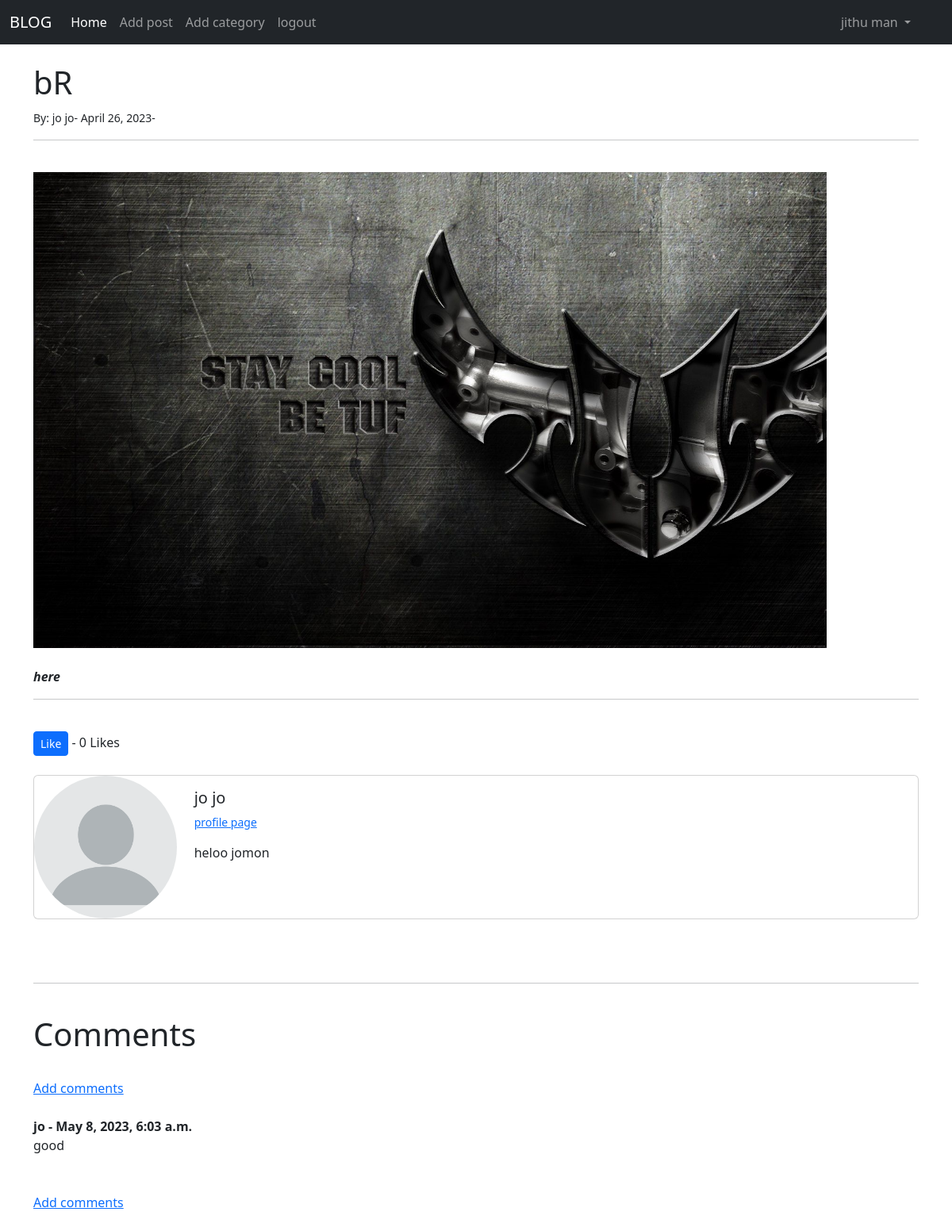
Screenshot of /blogapp/article/9 (signed in) with the database file from the repository.
### blogapp/models.py (models this page shows, shortened)
class post(models.Model):
    title = models.CharField(max_length=200)
    header_image = models.ImageField(null=True,blank=True,upload_to="images/")
    title_tag= models.CharField(max_length=200, default="blog!")
    author = models.ForeignKey(User,on_delete=models.CASCADE)
    body = RichTextField(blank=True,null=True)
    post_date = models.DateField(auto_now_add=True)
    category = models.CharField(max_length=200,default='coding')
    snippet = models.CharField(max_length=200)
    likes = models.ManyToManyField(User,related_name='blog_posts')
    def total_likes(self):
        return self.likes.count()

class Profile(models.Model):
    user = models.OneToOneField(User, null=True, on_delete=models.CASCADE)
    bio = models.TextField(null=True)
    profile_pic = models.ImageField(null=True,blank=True,upload_to="images/profile/")
    title = models.CharField(max_length=200,null=True,blank=True)
    website_url = models.CharField(max_length=200,null=True,blank=True)
    facebook_url = models.CharField(max_length=200,null=True,blank=True)
    twitter_url = models.CharField(max_length=200,null=True,blank=True)
    instagram_url = models.CharField(max_length=200,null=True,blank=True)
    pinterest_url = models.CharField(max_length=200,null=True,blank=True)

class Comment(models.Model):
    post = models.ForeignKey(post, related_name="comments",on_delete=models.CASCADE)
    name = models.CharField(max_length=255)
    body = models.TextField()
    date_added = models.DateTimeField(auto_now_add=True)

### blogapp/views.py (the view)
# urls.py: path('article/<int:pk>',ArticleDetailView.as_view(), name="Article-details"),
class ArticleDetailView(DetailView):
    model = post
    template_name = 'article_details.html'
    def get_context_data(self, *args, **kwargs):
        context = super(ArticleDetailView, self).get_context_data(*args, **kwargs)
        stuff = get_object_or_404(post,  id=self.kwargs['pk'])
        total_likes = stuff.total_likes()
        liked = False
        if stuff.likes.filter(id=self.request.user.id).exists():
            liked=True
        context["total_likes"] = total_likes
        context["liked"] =liked
        return context

### blogapp/templates/article_details.html (shortened to what this page needs)
  {% extends 'base.html' %}
  {% load static %}
  {% block content %}
  <h1>{{ post.title }}</h1>
<small>By: {{ post.author.first_name }}
    {{ post.author.last_name }}-
    {{ post.post_date }}-
</small><br/>
<hr>
<br/>
  {% if post.header_image %}
  <img src="{{ post.header_image.url}}" height="600" width="1000">
  {% endif %}
  <br/><br/>
{{ post.body | safe }}
  <hr>
  <form action="{% url 'like_post' post.pk %}"
        method="POST">
   {% if user.is_authenticated %}
      {% if liked %}
      <button type="submit", name="post_id", value="{{ post.id }}",
              class="btn btn-danger btn-sm ">Unlike</button>
      {% else %}
      <button type="submit", name="post_id", value="{{ post.id }}",
              class="btn btn-primary btn-sm">Like</button>
      {% endif %}
       {% else %}
    <small> <a href="{% url 'login' %}">login</a> to like</small>
      {% endif %}
      - {{ total_likes }} Likes
  </form>
  <br/>
  <div class="card mb-3" >
  <div class="row g-0">
    <div class="col-md-2">
      {% if  post.author.profile.profile_pic %}
      <img src="{{ post.author.profile.profile_pic.url  }}" width=180 height=180 class="img-fluid rounded-circle" alt="...">
     {% else %}
        <img src="{% static 'theblog/images/blank-profile-picture-g0163c29a8_1280.png' %}" width=180 height=180 class="img-fluid rounded-circle" alt="...">
    {% endif %}
    </div>
    <div class="col-md-10">
      <div class="card-body">
        <h5 class="card-title">
            {{ post.author.first_name }}
            {{ post.author.last_name }}</h5>
          <p class="small text-muted">
              <a href="{% url 'show_profile_page' post.author.profile.id %}">profile page</a>
               </p>
        <p class="card-text"> {{ post.author.profile.bio }}</p>
      </div>
    </div>
  </div>
</div>
    <br/>
  <br/>
<hr>
  <br/>
  <h1> Comments </h1>
  <br/>
  {% if not post.comments.all %}
   No Comments yet... <a href="{% url 'add_comment' post.pk %}">Add comments</a>
  {% else %}
   <a href="{% url 'add_comment' post.pk %}">Add comments</a>
  <br/>
  <br/>
  {% for comment in post.comments.all %}
         <strong>{{ comment.name }} -
         {{ comment.date_added }}
         </strong>
  <br/>
  {{ comment.body }}
  <br/><br/>
   {% endfor %}
  <br/>
    <a href="{% url 'add_comment' post.pk %}">Add comments</a>
  {% endif %}
  <br/>
  <br/>
    {% endblock %}

### blogapp/templates/base.html (shortened to what this page needs)
<!doctype html>
<html lang="en">
  <head>
    <link href="https://cdn.jsdelivr.net/npm/bootstrap@5.3.0-alpha3/dist/css/bootstrap.min.css" rel="stylesheet">
  </head>
  <body>
  <nav class="navbar navbar-expand-lg navbar-dark bg-dark">
  <div class="container-fluid">
    <a class="navbar-brand" href="{% url 'home' %}">BLOG</a>
    <div class="collapse navbar-collapse" id="navbarSupportedContent">
      <ul class="navbar-nav me-auto mb-2 mb-lg-0">
          <li class="nav-item">
          <a class="nav-link active" aria-current="page" href="{% url 'home' %}">Home</a>
        </li>
        {% if user.is_authenticated %}
         <li class="nav-item">
          <a class="nav-link" href="{% url 'add_post' %}">Add post</a>
        </li>
         <li class="nav-item">
          <a class="nav-link" href="{% url 'add_category' %}">Add category</a>
        </li>
         <li class="nav-item">
          <a class="nav-link" href="{% url 'logout' %}">logout</a>
        </li>
        {% else %}
          <li class="nav-item">
          <a class="nav-link" href="{% url 'register' %}">register</a>
        </li>
        <li class="nav-item">
          <a class="nav-link" href="{% url 'login' %}">login</a>
        {% endif %}
      </ul>
         {% if user.is_authenticated %}
        <ul class="navbar-nav ml-auto mb-2 mb-lg-0">
              <li class="nav-item dropdown">
          <a class="nav-link dropdown-toggle" href="#" role="button" data-bs-toggle="dropdown" aria-expanded="false">
            {{ user.first_name }}
              {{ user.last_name }}
          </a>
        </li>
          </ul>
            <ul/>
            {% endif %}
    </div>
  </div>
</nav>
  <br/>
    <div class="container">
  {% block content %}
   {% endblock %}
  </div>
  </body>
</html>

### rows the page displays
post: title "bR", author.first_name "jo", author.last_name "jo", post_date "April 26, 2023", header_image (picture), body "here", author.profile.bio "heloo jomon"
Comment: name "jo", date_added "May 8, 2023, 6:03 a.m.", body "good"

### other values shown
{{ user.first_name }} "jithu"
{{ user.last_name }} "man"
{{ total_likes }} "0"
